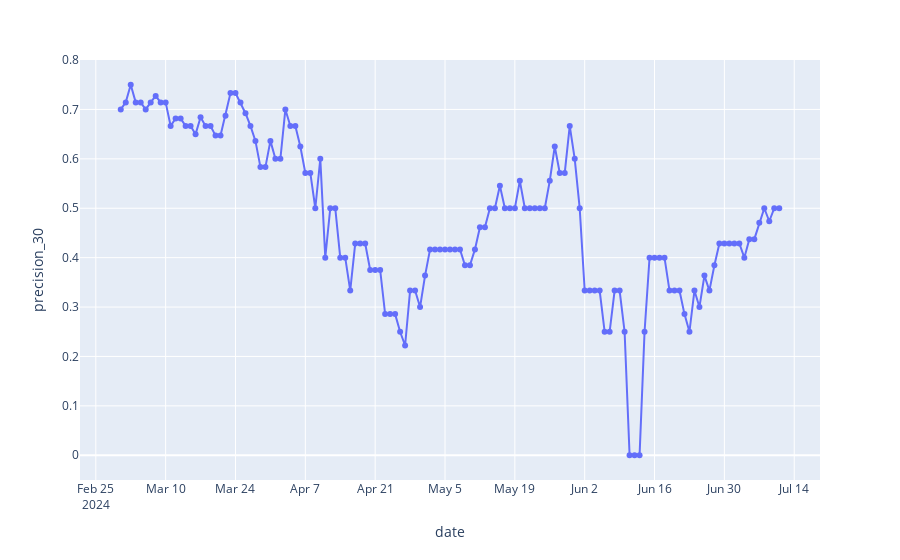

Notebook code for this chart:
### Code cell
px.line(df, x="date", y="precision_14")
px.line(df, x="date", y="precision_30", markers=True)

### Figure 1 — Plotly figure (JSON) as saved in the notebook; plotly's stock layout.template omitted (floating-point values rounded to 4 significant figures; data arrays with more than 128 entries replaced by an {"elided": "..."} marker saying what was removed)
{"data": [{"hovertemplate": "date=%{x}<br>precision_30=%{y}<extra></extra>", "legendgroup": "", "line": {"color": "#636efa", "dash": "solid"}, "marker": {"symbol": "circle"}, "mode": "markers+lines", "name": "", "orientation": "v", "showlegend": false, "type": "scatter", "x": {"elided": "133 str values"}, "xaxis": "x", "y": {"elided": "133 float values"}, "yaxis": "y"}], "layout": {"autosize": true, "legend": {"tracegroupgap": 0}, "margin": {"t": 60}, "xaxis": {"anchor": "y", "autorange": true, "domain": [0, 1], "range": ["2024-02-22 00:18:29.2725", "2024-07-18 23:41:30.7275"], "title": {"text": "date"}, "type": "date"}, "yaxis": {"anchor": "x", "autorange": true, "domain": [0, 1], "range": [-0.05807, 0.8081], "title": {"text": "precision_30"}, "type": "linear"}}}
